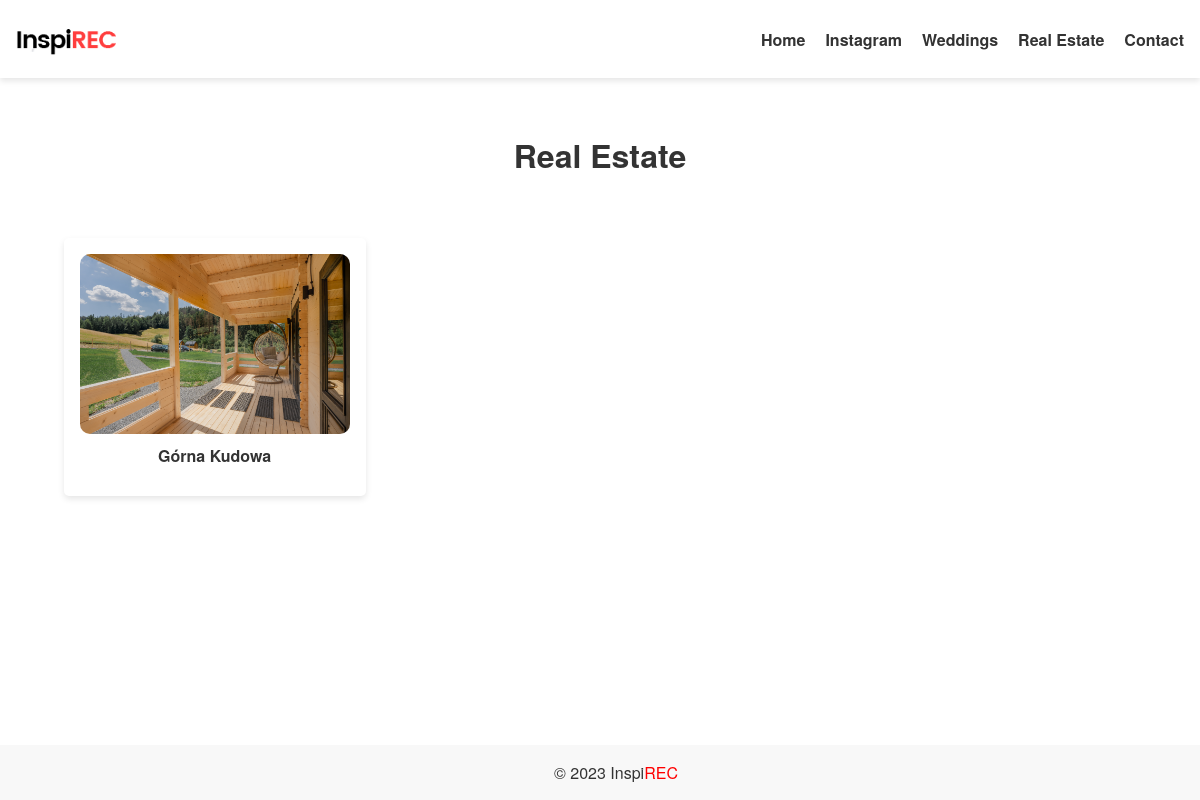
Page /real-estate/ on the committed database.
### blog/models.py (models this page shows, shortened)
class MenuItem(models.Model):
    title = models.CharField(max_length=100)
    page = models.ForeignKey('Page', on_delete=models.CASCADE, blank=True, null=True)
    url = models.CharField(max_length=200, blank=True)
    order = models.PositiveIntegerField(default=0)
    show_in_menu = models.BooleanField(default=True)
    def get_link(self):
        if self.page:
            return self.page.get_absolute_url()
        else:
            return self.url

class Page(models.Model):
    title = models.CharField(max_length=200)
    content = models.TextField()
    articles = models.ManyToManyField(Article, blank=True)
    slug = models.SlugField(unique=True, default='', editable=False)
    def get_absolute_url(self):
        return reverse('page_detail', args=[self.slug])

class Article(models.Model):
    title = models.CharField(max_length=200)
    slug = models.SlugField(unique=True, default='', editable=False)
    image = models.ImageField(upload_to='article_images/', default='default-article-image.jpg')
    content = models.TextField(blank=True, null=True)
    youtube_link = models.CharField(max_length=200, blank=True)
    instagram_link = models.CharField(max_length=200, blank=True)
    show_on_home = models.BooleanField(default=False)
    created_at = models.DateTimeField(default=timezone.now)
    updated_at = models.DateTimeField(auto_now=True)
    gallery = models.ForeignKey(Gallery, on_delete=models.SET_NULL, null=True, blank=True)
    ARTICLE_TYPE_CHOICES = (
        ('standard', 'Standard Article'),
        ('real_estate', 'Real Estate Gallery'),
    )
    article_type = models.CharField(
        max_length=20,
        choices=ARTICLE_TYPE_CHOICES,
        default='standard',
    )

### blog/views.py (the view)
# urls.py: path('<slug:slug>/', views.page_detail, name='page_detail'),
def page_detail(request, slug):
    page = Page.objects.get(slug=slug)
    menu_items = MenuItem.objects.filter(show_in_menu=True).order_by('order')
    context = {
        'page': page,
        'menu_items': menu_items,
    }
    return render(request, 'page_detail.html', context)

### blog/templates/page_detail.html
{% extends 'base.html' %}
{% block content %}
<div class="container">
    <div class="page">
        <h1 class="center-text">{{ page.title }}</h1>
        <div class="page-content">
            {{ page.content | safe }}
        </div>
        <div class="article-list">
            {% for article in page.articles.all %}
                {% if article.slug %}
                    <div class="article">
                        <a href="{% url 'article_detail' slug=article.slug %}">
                            <div class="article-image">
                                <img src="{{ article.image.url }}" alt="{{ article.title }}">
                            </div>
                        </a>
                        <h2 class="article-title">{{ article.title }}</h2>
                    </div>
                {% endif %}
            {% endfor %}
        </div>
    </div>
</div>
{% endblock %}

### blog/templates/base.html (shortened to what this page needs)
{% load static %}
<!DOCTYPE html>
<html lang="en">
<head>
    <link rel="stylesheet" href="{% static 'styles.css' %}">
</head>
<body>
    <header>
        <div class="logo">
            <a href="{% url 'home' %}">
                <img src="{% static 'images/logo.png' %}" alt="Logo">
            </a>
        </div>
        <nav class="menu">
            <ul>
                <li><a href="{% url 'home' %}">Home</a></li>
                {% for item in menu_items %}
                    <li><a href="{{ item.get_link }}">{{ item.title }}</a></li>
                {% endfor %}
            </ul>
        </nav>
    </header>
    <main>
        {% block content %}
        {% endblock %}
    </main>
    <footer>
        <div class="footer-content">
        &copy; {% now "Y" %} Inspi<span class="highlight">REC</span>
    </div>
    </footer>
</body>
</html>

### static/styles.css (style rules this page uses)
body { font-family: "Helvetica Neue", Arial, sans-serif; color: #333; margin: 0; padding: 0; overflow-x: hidden; }
.center-text { text-align: center; }
header { background-color: #fff; color: #000; box-shadow: 0px 3px 6px rgba(0, 0, 0, 0.1); padding: 1rem; max-width: 1200px; margin: 0 auto; display: flex; justify-content: space-between; align-items: center; }
.menu { font-family: "Helvetica Neue", Arial, sans-serif; font-size: 16px; }
.menu ul { list-style: none; padding: 0; margin: 0; display: flex; }
.menu li { margin-left: 20px; }
.menu a { text-decoration: none; color: #333; font-weight: bold; }
.logo img { max-width: 100px; height: auto; display: block; margin: 0 auto; }
.container { margin: 0 auto; padding: 2rem; max-width: 1200px; box-sizing: border-box; }
.article-list { display: grid; gap: 20px; max-width: 1200px; margin: auto; justify-content: center; }
@media (min-width: 916px) { .article-list { grid-template-columns: repeat(3, minmax(0, 1fr)); } }
.article { border: none; border-radius: 5px; padding: 1rem; max-width: 100%; margin: auto; background-color: #fff; transition: transform 0.3s; cursor: pointer; box-shadow: 0px 3px 6px rgba(0, 0, 0, 0.1); }
.article-image { position: relative; overflow: hidden; height: 180px; border-radius: 10px; }
.article-image img { width: 100%; height: 100%; object-fit: contain; max-width: 100%; }
.article-title { text-align: center; margin-top: 10px; font-size: 16px; }
.highlight { color: red; }
footer { background-color: #f8f8f8; padding: 1rem; text-align: center; width: 100%; }
main { margin-bottom: 2rem; }

### rows in the picture
MenuItem: title "Instagram"
MenuItem: title "Weddings"
MenuItem: title "Real Estate"
MenuItem: title "Contact"
Page: title "Real Estate"
Article: image (picture), title "Górna Kudowa"
